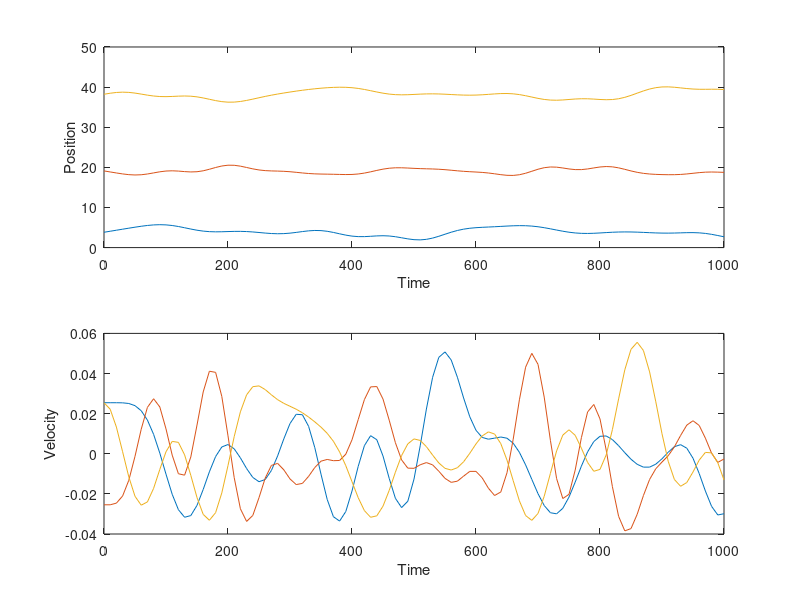
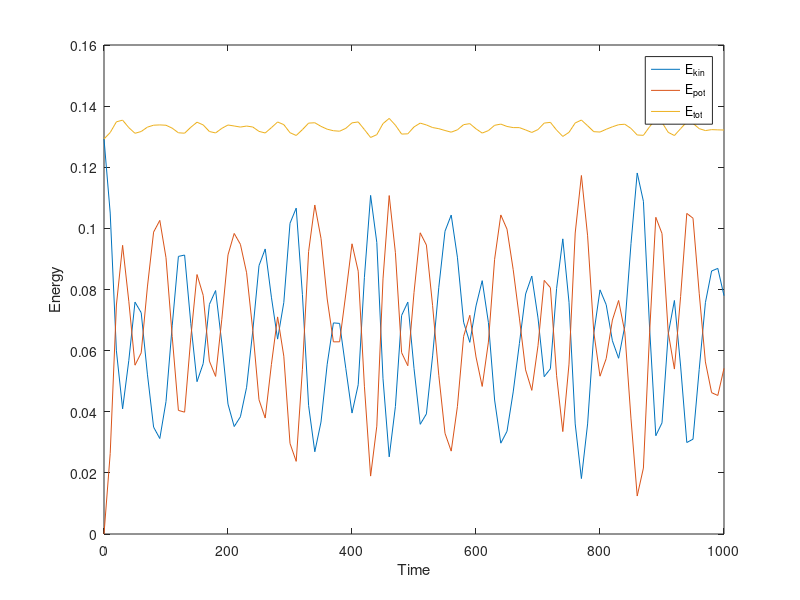

Recreate these plots in MATLAB, in order.
% 1D Mass-Spring system with real values
% Made by Shin, KiBeom [irgbu1209@yonsei.ac.kr]

m = 39.948;  % Mass of atom per mol             g/mol
N = 10;      % Number of atom
k = 0.0509;  % Spring constat                   eV/Angstrom^2
a = 3.822;   % Distance of atoms                Angstrom
dt = 10;     % Time                             ps
T = 300;     % Tempeture                        K
k_B = 8.617333262*10^(-5); % Boltzman constant  eV/K
v = sqrt(k_B * T / m);     % Speed              (eV*mol/g)^(1/2)

% Set direction of each atom
direction = zeros(1, 10);
for i = 1:10
    r = randi([0 1]);
    if i > 5
        if sum(direction) == 5
            r = 0;
        end
        if sum(direction) + 10 - i < 5
            r = 1;
        end
    end
    direction(i) = r;
end
for i = 1:10
    if direction(i) == 0
        direction(i) = -1;
    end
end

% Initial condition
coordi = zeros(101, N);
velo = zeros(101, N);
E_kin = zeros(101, 1);
E_pot = zeros(101, 1);
E_tot = zeros(101, 1);

coordi(1, :) = a * (1:N);                % Angstrom
distance = a * ones(1, 11);              % Angstrom
velo(1, :) = v * direction;              % (eV*mol/g)^(1/2)
accel = k * diff(distance) / m;          % eV*mol/g*Angstrom
E_kin(1, :) = 10 * m * v^2 /2;           % eV
E_tot(1, :) = E_kin(1, :) + E_pot(1, :); % eV

for i = 1:100
    tempCoordi = coordi(i, :) + velo(i, :) * dt + dt^2 * accel / 2;
    distance = [a diff(tempCoordi) a];
    tempAccel = k * diff(distance) / m;
    tempVelo = velo(i, :) + dt * (tempAccel + accel) / 2;
    
    coordi(i+1, :) = tempCoordi;
    velo(i+1, :) = tempVelo;
    accel = tempAccel;

    E_kin(i+1, :) = sum(velo(i+1, :).^2)*m/2;
    E_pot(i+1, :) = k*sum((distance-a).^2)/2;
    E_tot(i+1, :) = E_kin(i+1)+E_pot(i+1);
end

% Visualization
energy = [E_kin E_pot E_tot];
t = 0:dt:100*dt;

figure(1)  % Position & Velocity
subplot(2, 1, 1)
plot(t, coordi(:, 1), t, coordi(:, 5), t, coordi(:, 10))
xlabel('Time'), ylabel('Position')
subplot(2, 1, 2)
plot(t, velo(:, 1), t, velo(:, 5), t, velo(:, 10))
xlabel('Time'), ylabel('Velocity')

figure(2)  % Energy
plot(t, energy)
xlabel('Time'), ylabel('Energy')
legend('E_{kin}', 'E_{pot}', 'E_{tot}')
